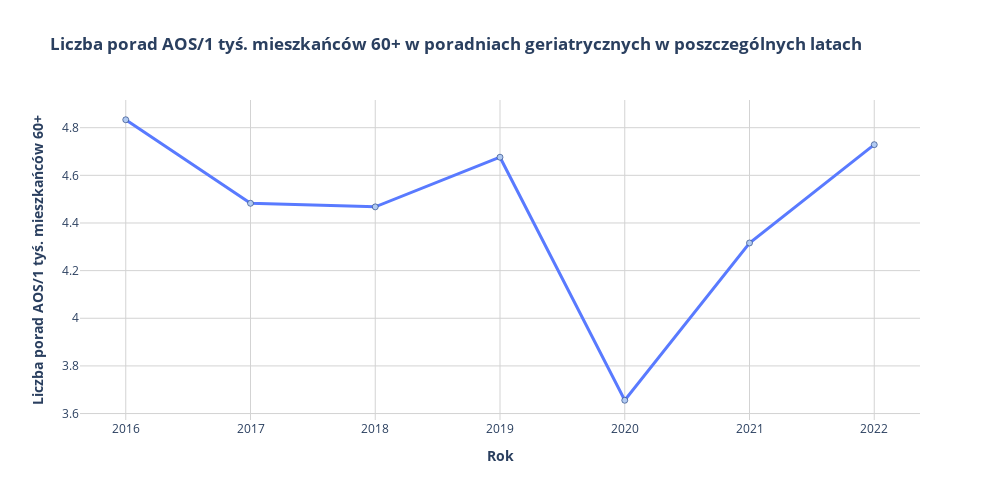

Here is the notebook cell this chart was saved with:
### Code cell
# Wykres liczby porad AOS/1 tyś. mieszkańców 60+ w poradniach geriatrycznych w poszczególnych latach

fig_l_porad_line = px.line(     df_aos_geriatria_grouped_by_year, 
                                x="Rok", 
                                y="Liczba_Porad_AOS_Na_1tys_Mieszkancow_60+", 
                                markers=True,
                                title="<b>Liczba porad AOS/1 tyś. mieszkańców 60+ w poradniach geriatrycznych w poszczególnych latach",
                                labels={"Rok": "<b>Rok", "Liczba_Porad_AOS_Na_1tys_Mieszkancow_60+": "<b>Liczba porad AOS/1 tyś. mieszkańców 60+"},
                                height=500, 
                                width=1000,
                                )

fig_l_porad_line.update_traces( line=dict(color="#597AFF"), 
                                line_width=3, 
                                marker=dict(color="#B1CAF2"), 
                                marker_line_width=0.7, 
                                marker_line_color = "#304C89",
                                hovertemplate="Rok: <b>%{x}</b> <br>Średnia porad AOS/1 tyś. mieszkańców 60+: <b>%{y:.2f}</b>" 
                                ) 
fig_l_porad_line.update_layout(
                                yaxis=dict( 
                                            tickformat=",",
                                            showgrid=True,
                                            gridcolor="lightgray"
                                            ),
                                hoverlabel=dict(bgcolor="#B1CAF2"),
                                hoverlabel_align = "left",
                                plot_bgcolor="white",
                                paper_bgcolor="white",
                                xaxis=dict(
                                            showgrid=True,
                                            gridcolor="lightgray"
                                            )
                                )
fig_l_porad_line.show()

### Figure 1 — Plotly figure (JSON) as saved in the notebook; plotly's stock layout.template omitted (floating-point values rounded to 4 significant figures)
{"data": [{"hovertemplate": "Rok: <b>%{x}</b> <br>Średnia porad AOS/1 tyś. mieszkańców 60+: <b>%{y:.2f}</b>", "legendgroup": "", "line": {"color": "#597AFF", "dash": "solid", "width": 3}, "marker": {"color": "#B1CAF2", "line": {"color": "#304C89", "width": 0.7}, "symbol": "circle"}, "mode": "markers+lines", "name": "", "orientation": "v", "showlegend": false, "type": "scatter", "x": [2016, 2017, 2018, 2019, 2020, 2021, 2022], "xaxis": "x", "y": [4.833, 4.483, 4.468, 4.676, 3.656, 4.316, 4.729], "yaxis": "y"}], "layout": {"height": 500, "hoverlabel": {"align": "left", "bgcolor": "#B1CAF2"}, "legend": {"tracegroupgap": 0}, "paper_bgcolor": "white", "plot_bgcolor": "white", "title": {"text": "<b>Liczba porad AOS/1 tyś. mieszkańców 60+ w poradniach geriatrycznych w poszczególnych latach"}, "width": 1000, "xaxis": {"anchor": "y", "domain": [0, 1], "gridcolor": "lightgray", "showgrid": true, "title": {"text": "<b>Rok"}}, "yaxis": {"anchor": "x", "domain": [0, 1], "gridcolor": "lightgray", "showgrid": true, "tickformat": ",", "title": {"text": "<b>Liczba porad AOS/1 tyś. mieszkańców 60+"}}}}
